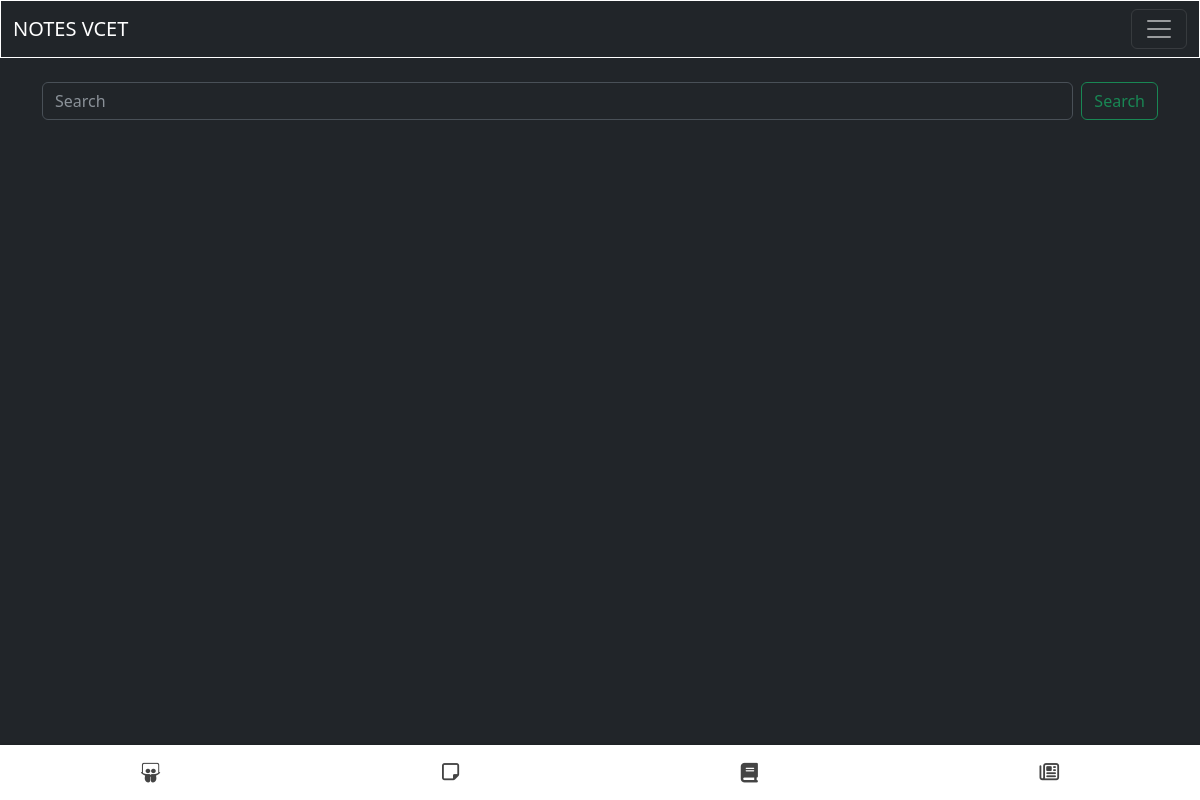
/btmNav/, run on an earlier commit of the app's database.
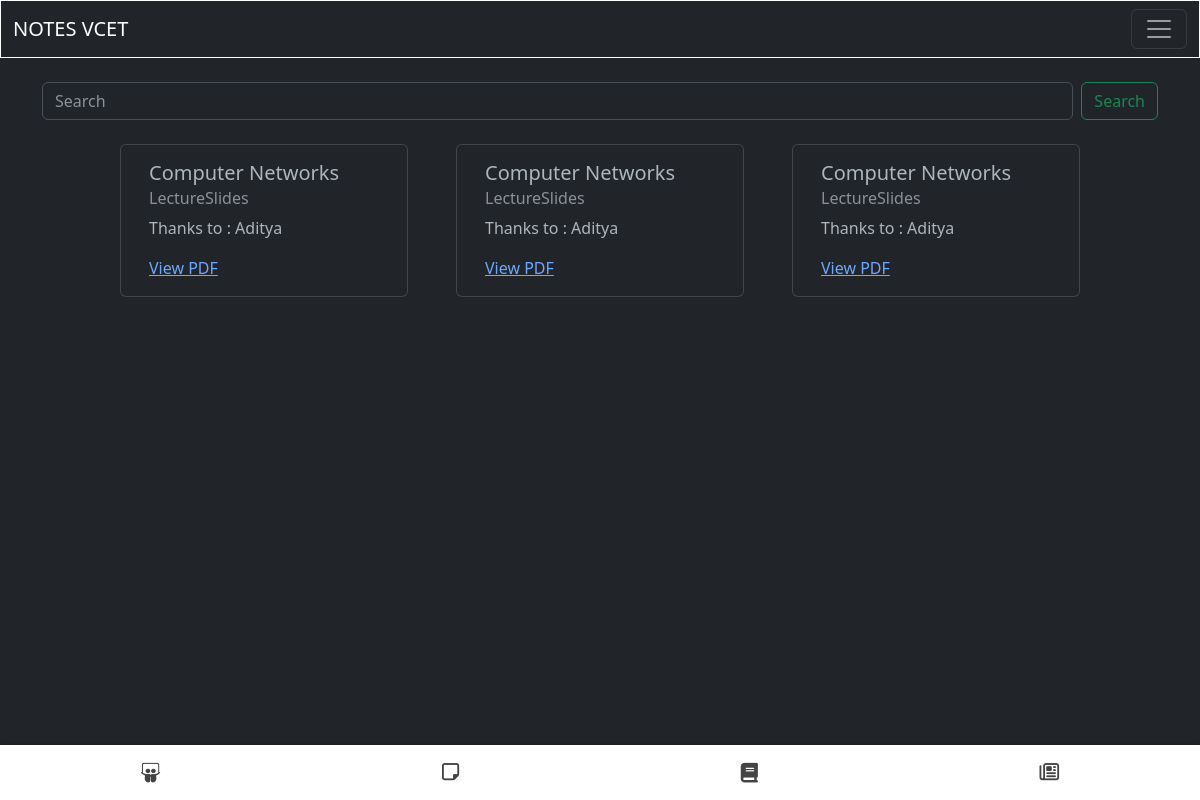
And on a later commit of the database.
### blogapp/models.py (models this page shows, shortened)
class Notes(models.Model):
    typ = (
        ('Assignment','Assignment'),
        ('Experiment','Experiment'),
        ('Notes','Notes'),
        ('ReferenceBook','Reference Book'),
        ('LectureSlides','Lecture Slides'),
        ('PYQ','PYQ'),
    )
    mods = (
        ('1','1'),
        ('2','2'),
        ('3','3'),
        ('4','4'),
        ('5','5'),
        ('6','6'),
    )
    desc = models.TextField(max_length=500,null=True,blank=True)
    mod = models.CharField(max_length=5,choices=mods,null=True,blank=True)
    file = models.FileField(upload_to='notes/')
    author = models.ForeignKey(UserAccount,on_delete=models.CASCADE)
    status = models.BooleanField(default=False)
    typeN = models.CharField(max_length=50,null=True,blank=True,choices=typ)
    docid = models.CharField(max_length=300,null=True,blank=True)
    sub =  models.ForeignKey(Subject,on_delete=models.CASCADE,null=True,blank=True)
    slug = AutoSlugField(populate_from = 'sub',unique=True,null=True,default=None)

class Subject(models.Model):
    name = models.CharField(max_length=50)
    teacher = models.CharField(max_length=50)
    teacherurl = models.CharField(max_length=300,null=True,blank=True)
    def __str__(self):
        return self.name

class UserAccount(AbstractBaseUser, PermissionsMixin):
    email = models.CharField(max_length = 50,unique=True)
    name = models.CharField(max_length=200)
    is_active = models.BooleanField(default=True)
    is_mod = models.BooleanField(default=False)
    is_nUser = models.BooleanField(default=True)
    is_staff = models.BooleanField(default=False)
    objects = UserAccountManager()
    USERNAME_FIELD = 'email'
    REQUIRED_FIELDS = ['name']
    def __str__(self):
        return self.name

### blogapp/views.py (the view)
# urls.py: path('btmNav/',views.btmNav,name='btmNav'),
def btmNav(request):
    notes = Notes.objects.filter(typeN='LectureSlides')
    return render(request,'main/btmNavSort.html',{'notes':notes})

### templates/main/btmNavSort.html (shortened to what this page needs)
{% extends 'index.html' %}
{% block content %}
{% load crispy_forms_tags %}
<div class="container notesCnt mt-4">
    <div class="row d-flex justify-content-center align-items-center">
        <div class="container-lg-6">
            <form class="d-flex" method="post" role="search" action="{% url 'searchNotes' %}">
                <input class="form-control me-2" type="text" name="searchQ" placeholder="Search" aria-label="Search">
                <button class="btn btn-outline-success" type="submit">Search</button>
            </form>
        </div>
    </div>
    <div class="row d-flex justify-content-center align-items-center">
        {% for x in notes %}
        <div class="card mt-4 mx-4" style="width: 18rem;">
            <div class="card-body">
                <h5 class="card-title">{{x.sub}}</h5>
                <h6 class="card-subtitle mb-2 text-muted">{{x.typeN}}</h6>
                <p class="card-text">Thanks to : {{x.author}} </p>
                <a href="{{x.slug}}" class="card-link">View PDF</a>
            </div>
        </div>
        {% endfor %}
    </div>
</div>
{% include 'components/notesBottomNav.html' %}
{% endblock %}

What changed in the data, as far as the page shows it:
now on this page (row edited): Notes: sub "Computer Networks", typeN "LectureSlides", author "Aditya"
now on this page (row edited): Notes: sub "Computer Networks", typeN "LectureSlides", author "Aditya"
now on this page (row edited): Notes: sub "Computer Networks", typeN "LectureSlides", author "Aditya"
